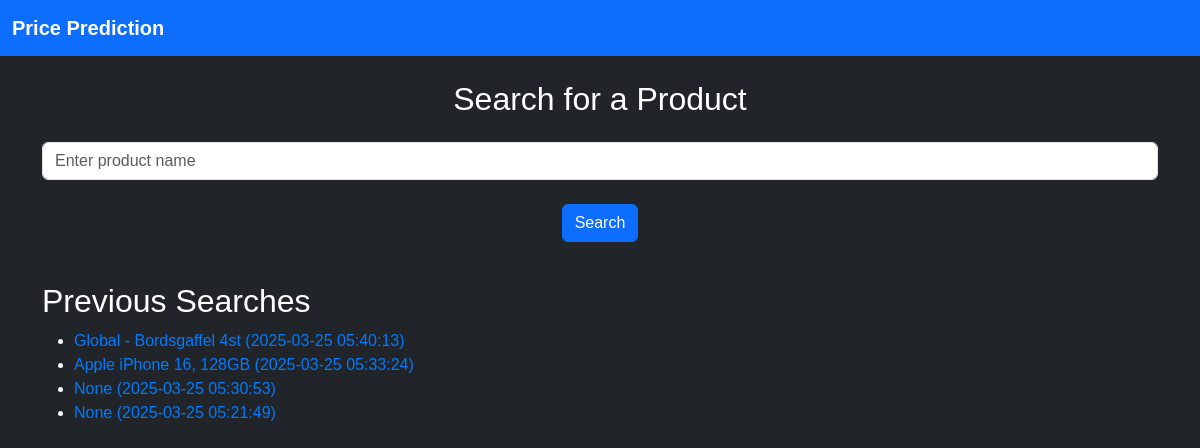
Before: / with the older database file.
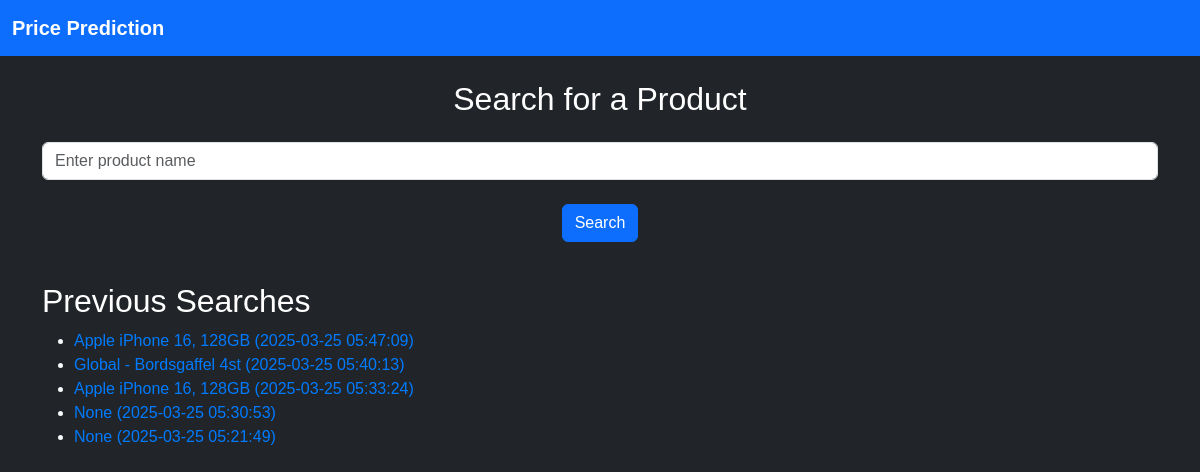
After: the same page with the newer database file.
### tables this page shows
CREATE TABLE searches (
    id INTEGER PRIMARY KEY AUTOINCREMENT,
    search_query TEXT,
    product_id TEXT,
    fetched_data TEXT,
    predicted_data TEXT,
    timestamp DATETIME DEFAULT CURRENT_TIMESTAMP
);

### appen.py (the view)
@app.route('/')
def index():
    cursor.execute('SELECT id, search_query, timestamp FROM searches ORDER BY timestamp DESC')
    history_entries = cursor.fetchall()
    return render_template('index.html', history_entries=history_entries)

### templates/index.html (shortened to what this page needs)
{% extends "base.html" %}
{% block content %}
    <div class="text-center">
        <section class="search-form">
            <h2>Search for a Product</h2>
            <form action="/search" method="post" class="mt-4">
                <div class="mb-3">
                    <input type="text" id="search" name="search" class="form-control" placeholder="Enter product name" required>
                </div>
                <button type="submit" class="btn btn-primary">Search</button>
            </form>
        </section>
    </div>
    <section class="history-list">
        <h2>Previous Searches</h2>
        <ul>
            {% for entry in history_entries %}
            <li>
                <a href="{{ url_for('history_detail', history_id=entry[0]) }}">
                    {{ entry[1] }} ({{ entry[2] }})
                </a>
            </li>
            {% endfor %}
        </ul>
    </section>
{% endblock %}

### templates/base.html (shortened to what this page needs)
<!DOCTYPE html>
<html lang="en">
<head>
    <link href="https://cdn.jsdelivr.net/npm/bootstrap@5.3.0-alpha3/dist/css/bootstrap.min.css" rel="stylesheet">
    <link rel="stylesheet" href="/static/styles.css">
</head>
<body class="bg-dark text-light">
    <nav class="navbar navbar-expand-lg navbar-dark bg-primary">
        <div class="container-fluid">
            <a class="navbar-brand" href="/">Price Prediction</a>
        </div>
    </nav>
    <div class="container mt-4">
        {% block content %}{% endblock %}
    </div>
</body>
</html>

### static/styles.css (style rules this page uses)
body { font-family: 'Arial', sans-serif; margin: 0; padding: 0; background-color: #f4f4f9; color: #333; }
form { margin: 2rem 0; }
form input, form button { padding: 0.5rem; margin: 0.5rem 0; }
a { color: #007bff; text-decoration: none; }
h1, h2 { color: #ffffff; }
.navbar-brand { font-weight: bold; }

Changed rows visible on the page:
added searches: search_query "Apple iPhone 16, 128GB", timestamp "2025-03-25 05:47:09"
